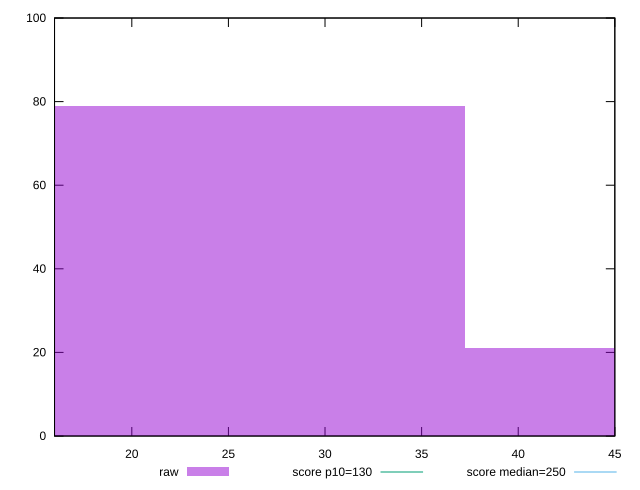

Write the gnuplot code that produced this figure.
reset

$raw <<EOF
49.687651373813765 21
24.843825686906882 79
EOF

set key outside below
set boxwidth 24.843825686906882
set xrange [16:45]
set yrange [0:100]
set trange [0:100]
set style fill transparent solid 0.5 noborder

set parametric
set terminal svg size 640, 490 enhanced background rgb 'white'
set output "reports/report_00031_2021-02-24T23-18-18.084Z/max-potential-fid/samples/card/raw/histogram.svg"

plot $raw title "raw" with boxes, \
     130,t title "score p10=130", \
     250,t title "score median=250"

reset
